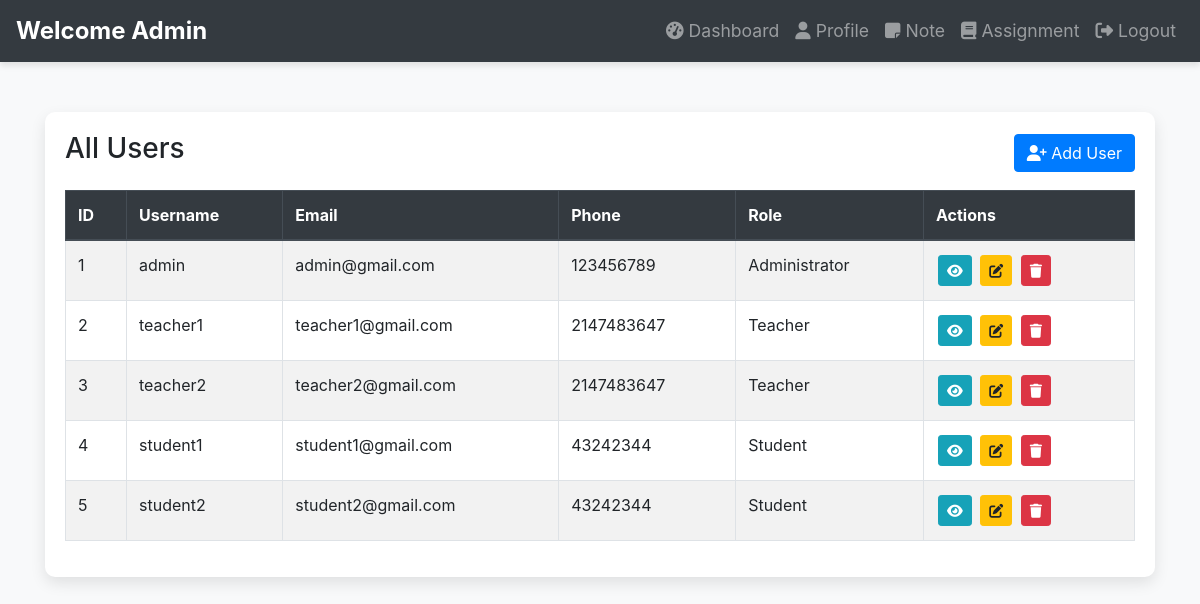
The page /public/home (signed in) on the database its author committed.
### tables this page shows
CREATE TABLE `users` (
  `id` int(11) NOT NULL,
  `username` varchar(30) NOT NULL,
  `password` text NOT NULL,
  `fullname` varchar(30) NOT NULL,
  `email` varchar(50) NOT NULL,
  `numbers` int(11) NOT NULL,
  `user_id` text NOT NULL,
  `role` varchar(20) NOT NULL,
  `avatar` text NOT NULL
);

### private/core/database.php (called while the page is built)
<?php
class Database
{
    private function connect()
    {
        $string = DB_TYPE . ":host=" . DB_HOST . ";dbname=" . DB_NAME;
        if (!$con = new PDO($string, DB_USER, DB_PASS)) {
            die("Failed to connect to database");
        }
        return $con;
    }
    public function query($query, $data = array(), $data_type = "object")
    {
        $con = $this->connect();
        $stmt = $con->prepare($query);
        if ($stmt) {
            $check = $stmt->execute($data);
            if ($check) {
                if ($data_type == 'object') {
                    $data = $stmt->fetchAll(PDO::FETCH_OBJ);
                } else {
                    $data = $stmt->fetchAll(PDO::FETCH_ASSOC);
                }
                if (is_array($data) && count($data) > 0) {
                    return $data;
                }
            }
        }
        return false;
    }
}

### private/core/model.php (called while the page is built, shortened)
<?php
class Model extends Database
{
    public function __construct()
    {
        $this->table = $this->table ?? strtolower(static::class) . 's';
    }
    public function findAll()
    {
        $query = "SELECT * FROM $this->table";
        return $this->query($query);
    }
}

### private/core/app.php (called while the page is built, shortened)
<?php
class App
{
    protected $method = 'index';
    public function __construct()
    {
        $URL = $this->parseUrl();
        if (file_exists("../private/controllers/" . $URL[0] . ".php")) {
            unset($URL[0]);
        }
        $this->controller = new $this->controller();
        $URL = array_values($URL);
        $this->params = $URL;
        call_user_func_array([$this->controller, $this->method], $this->params);
    }
    private function parseUrl()
    {
        $url = isset($_GET['url']) ? $_GET['url'] : 'home';
        return explode('/', filter_var(trim($url, '/'), FILTER_SANITIZE_URL));
    }
}

### public/index.php (called while the page is built, shortened)
<?php
$app = new App();

### private/models/Auth.php (called while the page is built, shortened)
<?php
class Auth
{
    public static function user()
    {
        if(isset($_SESSION['USER']))
        {
            return $_SESSION['USER']->username;
        }
        return false;
    }
    public static function __callStatic($method, $params)
    {
        $prop = strtolower(str_replace('get', '', $method));
        if(isset($_SESSION['USER']->$prop))
        {
            return $_SESSION['USER']->$prop;
        }
        return "Unknown property $prop";
    }
}

### private/core/helper.php (called while the page is built, shortened)
<?php
function esc($var)
{
	return htmlspecialchars($var, ENT_QUOTES, 'UTF-8');
}

### private/views/home.view.php (the view, shortened to what this page needs)
<?php $this->view('includes/header'); ?>
<?php $this->view('includes/nav'); ?>
</head>
<body>
    <div class="container">
        <div class="table-container">
            <div class="d-flex justify-content-between align-items-center mb-3">
                <h3>All Users</h3>
                <a href="<?= ROOT ?>/home/add" class="btn btn-primary">
                    <i class="fas fa-user-plus"></i> Add User
                </a>
            </div>
            <table class="table table-striped table-bordered">
                <thead class="thead-dark">
                    <tr>
                        <th>ID</th>
                        <th>Username</th>
                        <th>Email</th>
                        <th>Phone</th>
                        <th>Role</th>
                        <th>Actions</th>
                    </tr>
                </thead>
                <tbody>
                    <?php
                    if (!empty($rows)) {
                        foreach ($rows as $row) {
                    ?>
                            <tr>
                                <td><?php echo esc($row->id); ?></td>
                                <td><?php echo esc($row->username); ?></td>
                                <td><?php echo esc($row->email); ?></td>
                                <td><?php echo esc($row->numbers); ?></td>
                                <td><?php echo esc($row->role); ?></td>
                                <td>
                                    <a class="btn btn-info btn-sm btn-action" href="<?= ROOT ?>/profile/<?= $row->user_id ?>" title="View Details">
                                        <i class="fas fa-eye"></i>
                                    </a>
                                    <a class="btn btn-warning btn-sm btn-action" href="<?= ROOT ?>/profile/edit/<?= $row->user_id ?>" title="Edit User">
                                        <i class="fas fa-edit"></i>
                                    </a>
                                    <a class="btn btn-danger btn-sm btn-action" href="<?= ROOT ?>/profile/delete/<?= $row->user_id ?>" title="Delete User" onclick="return confirm('Are you sure you want to delete this user?');">
                                        <i class="fas fa-trash"></i>
                                    </a>
                                </td>
                            </tr>
                    <?php
                        }
                    } else {
                        echo "<tr><td colspan='6' class='text-center'>No users found</td></tr>";
                    }
                    ?>
                </tbody>
            </table>
        </div>
    </div>
    <?php $this->view('includes/footer'); ?>

### private/controllers/Home.php (shortened to what this page needs)
<?php
class Home extends Controller
{
    public function index()
    {
        $user = new User();
        $data = $user->findAll();
        echo $this->view('home', ['rows' => $data]);
    }
}

### private/core/controller.php (shortened to what this page needs)
<?php
class Controller
{
    public function view($view, $data = array())
    {
        extract($data);
        if (file_exists("../private/views/" . $view . ".view.php")) {
            require("../private/views/" . $view . ".view.php");
        } else {
            require("../private/views/404.view.php");
        }
    }
}

### private/views/includes/header.view.php (shortened to what this page needs)
<!doctype html>
<html lang="en">
  <head>
	<link rel="stylesheet" href="https://cdnjs.cloudflare.com/ajax/libs/font-awesome/6.6.0/css/all.min.css">
  <link rel="stylesheet" href="https://maxcdn.bootstrapcdn.com/bootstrap/4.5.2/css/bootstrap.min.css">

### private/views/includes/nav.view.php (shortened to what this page needs)
</head>
<body>
  <nav class="navbar navbar-expand-lg navbar-dark bg-dark">
    <a class="navbar-brand" href="<?=ROOT?>/home">Welcome <?=ucfirst(Auth::user())?> </a>
    <div class="collapse navbar-collapse" id="navbarNav">
      <ul class="navbar-nav ml-auto">
        <li class="nav-item">
          <a class="nav-link" href="<?=ROOT?>/home"><i class="fas fa-tachometer-alt"></i> Dashboard</a>
        </li>
        <li class="nav-item">
          <a class="nav-link" href="<?=ROOT?>/profile/<?=Auth::getUser_id()?>/"><i class="fas fa-user"></i> Profile</a>
        </li>
        <li class="nav-item">
          <a class="nav-link" href="<?=ROOT?>/notes"><i class="fas fa-note-sticky" ></i> Note</a>
        </li>
        <li class="nav-item">
          <a class="nav-link" href="<?=ROOT?>/assignments"><i class="fas fa-book"></i> Assignment</a>
        </li>
        <li class="nav-item">
          <a class="nav-link" href="<?=ROOT?>/logout"><i class="fas fa-sign-out-alt"></i> Logout</a>
        </li>
      </ul>
    </div>
  </nav>

### private/views/includes/footer.view.php (shortened to what this page needs)
</body>
</html>

### private/views/includes/nav.view.php (style rules this page uses)
.navbar { box-shadow: 0 4px 6px rgba(0, 0, 0, 0.1); }
.navbar-brand { font-weight: bold; font-size: 1.5rem; }
.nav-link { font-size: 1.1rem; transition: color 0.3s ease-in-out; }

### private/views/home.view.php (style rules this page uses)
body { background-color: #f8f9fa; }
.container { margin-top: 50px; }
.table-container { background: white; padding: 20px; border-radius: 10px; box-shadow: 0 6px 15px rgba(0, 0, 0, 0.1); }
.btn-action { margin: 2px; }

### rows shown on the page
users: username "Admin", id "1", username "admin", email "admin@gmail.com", numbers "123456789", role "Administrator"
users: id "2", username "teacher1", email "teacher1@gmail.com", numbers "2147483647", role "Teacher"
users: id "3", username "teacher2", email "teacher2@gmail.com", numbers "2147483647", role "Teacher"
users: id "4", username "student1", email "student1@gmail.com", numbers "43242344", role "Student"
users: id "5", username "student2", email "student2@gmail.com", numbers "43242344", role "Student"
